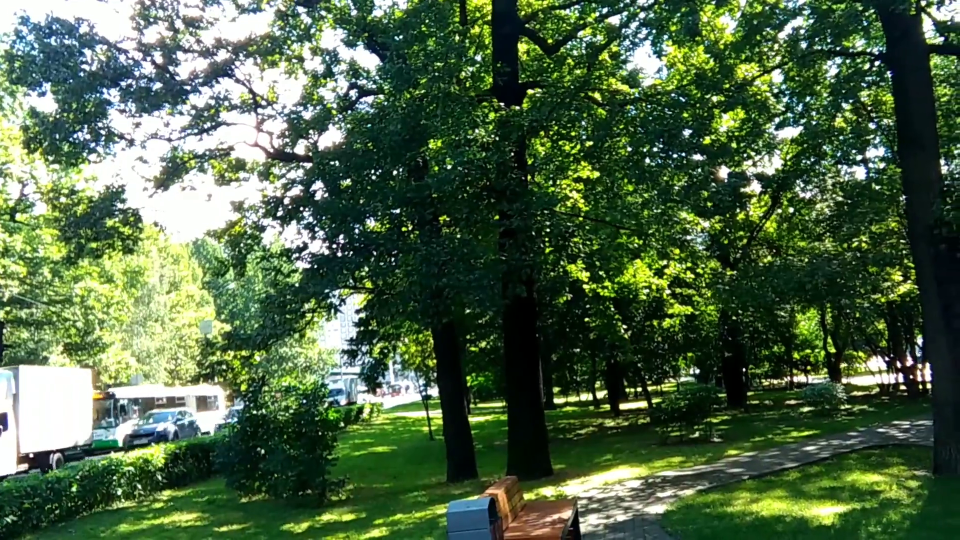
#> input picture frame 17 of Module1/Media/sample-5s.mp4, 1920 x 1080 px (shown at 1/2 size)
$ jupyter execute --allow-errors processing_video.ipynb
#> lines starting #> are read from the running program, lines starting #| are printed output that depends on the picture
[cell 1]
import traitlets
import threading
import numpy as np
import cv2
import atexit

#> (the rest of this cell did not finish here and is left out)

#> (a cell that did not finish here is left out)

[cell 3]
import ipywidgets
from IPython.display import display
#import bgr8_to_jpeg

image_widget = ipywidgets.Image(format='jpeg')

#this is using the image defined in the previous code block that is reading the camera stream
#reading one image
#> (the rest of this cell did not finish here and is left out)

#> (a cell that did not finish here is left out)

#> (a cell that did not finish here is left out)

#> (a cell that did not finish here is left out)

#> (a cell that did not finish here is left out)

#> (a cell that did not finish here is left out)

[cell 9]
from IPython.display import display
from ipywidgets import Video, Image
import numpy as np
import base64

video = Video.from_file('sample-5s.mp4')
video

[cell 10]
import cv2
import numpy as np

cap = cv2.VideoCapture('sample-5s.mp4')
frames = []

while True:
    ret, frame = cap.read()
#> frame is the input picture: shape (1080, 1920, 3); mean B, G, R 69.7, 100.9, 77.8
    if not ret:
        break

    gray = cv2.cvtColor(frame, cv2.COLOR_BGR2GRAY)
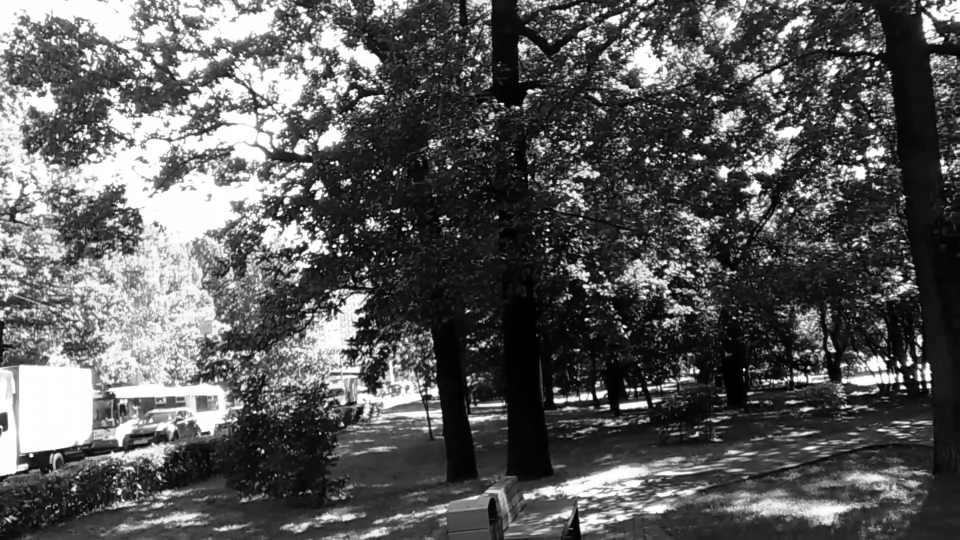
#> gray: shape (1080, 1920) (shown at 1/2 size); min 0, max 255, mean 90.4
    edges = cv2.Canny(gray, 100, 200)           # Canny expects grayscale input
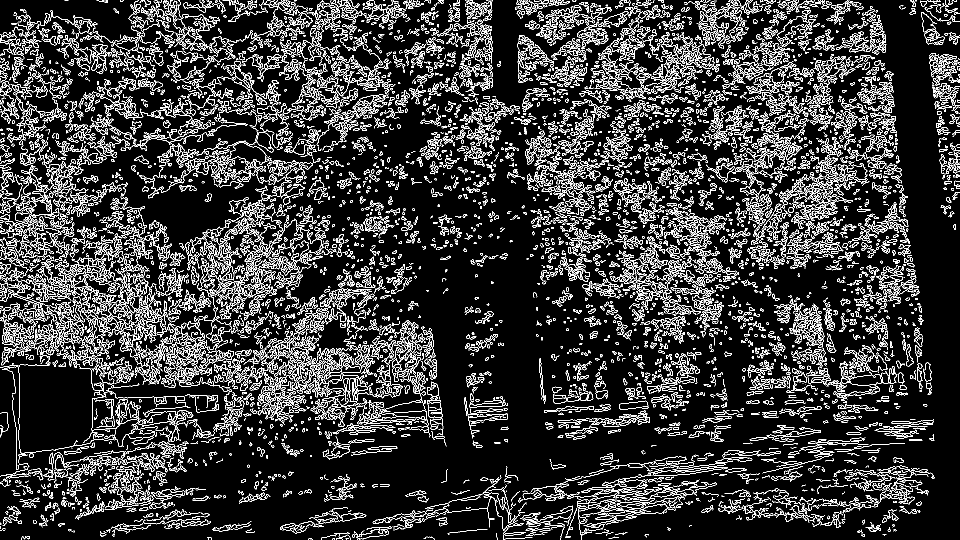
#> edges: shape (1080, 1920) (shown at 1/2 size); 13.9% white in thin lines or dots

    # Convert single channel edges back to BGR so VideoWriter can save it
    edges_bgr = cv2.cvtColor(edges, cv2.COLOR_GRAY2BGR)
#> edges_bgr: shape (1080, 1920, 3); 13.9% white in thin lines or dots
    frames.append(edges_bgr)

width = int(cap.get(3))
height = int(cap.get(4))
cap.release()

filename = 'output.mp4'
fourcc = cv2.VideoWriter_fourcc(*'avc1')
writer = cv2.VideoWriter(filename, fourcc, 25, (width, height))

for frame in frames:
    writer.write(frame)

writer.release()

with open(filename, 'rb') as f:
    video.value = f.read()

$ run again, starting later in the video
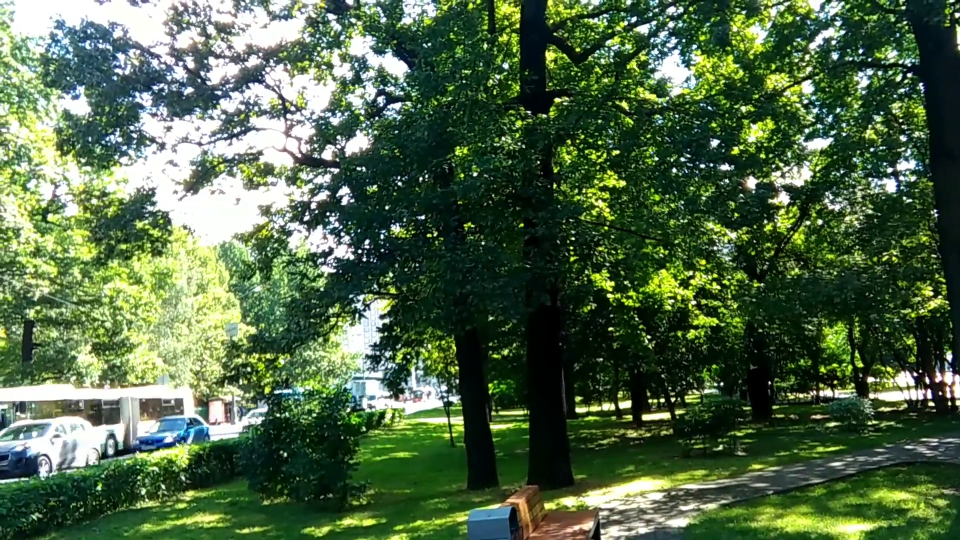
#> input picture frame 76 of Module1/Media/sample-5s.mp4, 1920 x 1080 px (shown at 1/2 size)
#> frame is the input picture: shape (1080, 1920, 3); mean B, G, R 71, 103.4, 80.1
#> `gray = cv2.cvtColor(frame, cv2.COLOR_BGR2GRAY)`:
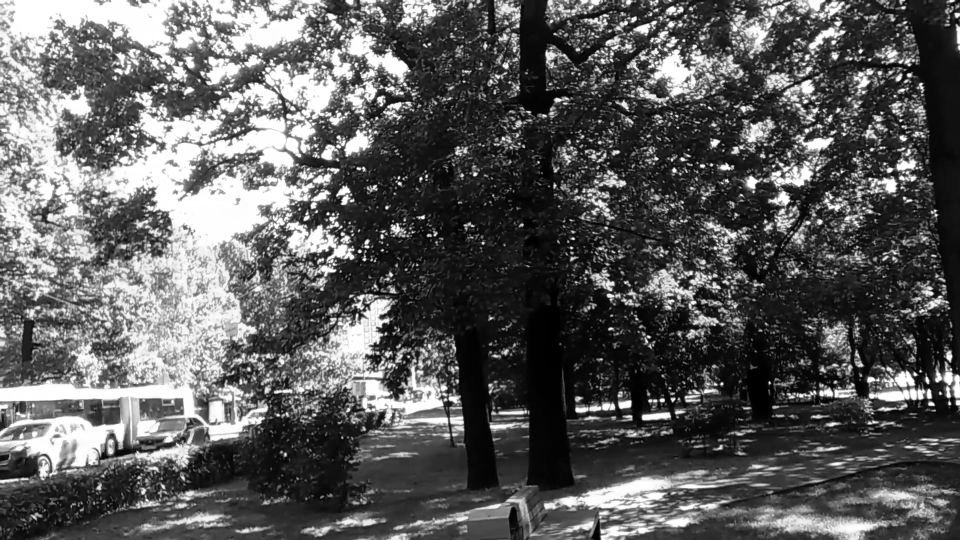
#> gray: shape (1080, 1920) (shown at 1/2 size); min 0, max 255, mean 92.7
#> `edges = cv2.Canny(gray, 100, 200)`:
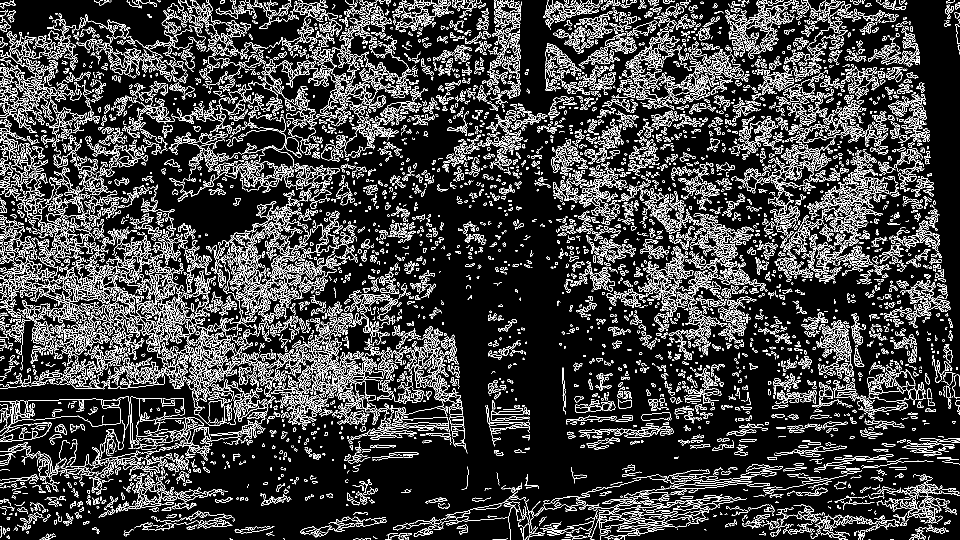
#> edges: shape (1080, 1920) (shown at 1/2 size); 15.2% white in thin lines or dots
#> edges_bgr: shape (1080, 1920, 3); 15.2% white in thin lines or dots

$ run again, starting later in the video
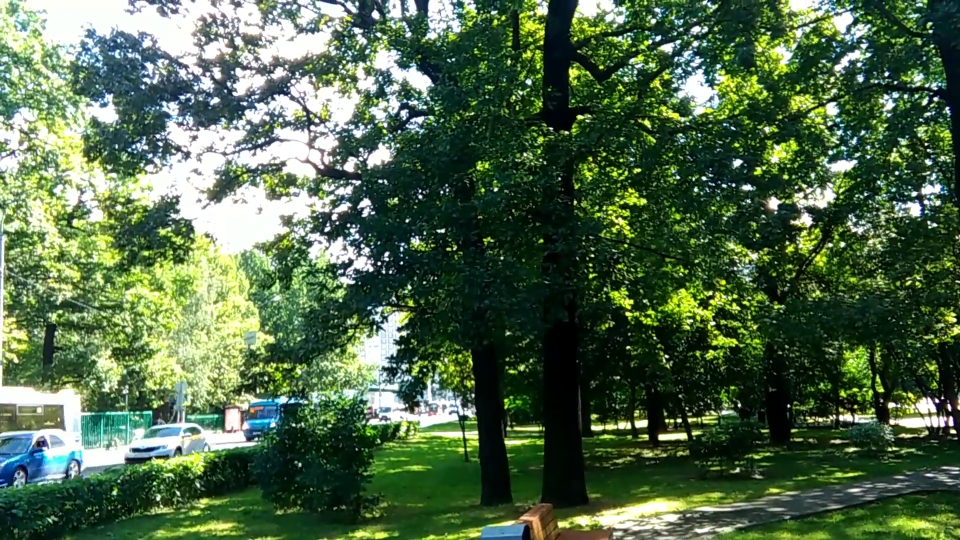
#> input picture frame 136 of Module1/Media/sample-5s.mp4, 1920 x 1080 px (shown at 1/2 size)
#> frame is the input picture: shape (1080, 1920, 3); mean B, G, R 73.7, 104.4, 80.2
#> `gray = cv2.cvtColor(frame, cv2.COLOR_BGR2GRAY)`:
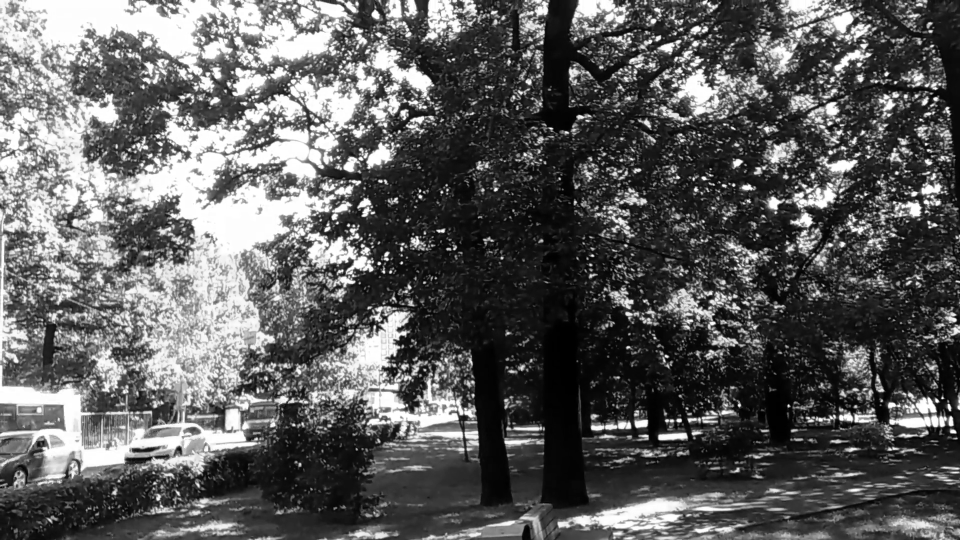
#> gray: shape (1080, 1920) (shown at 1/2 size); min 0, max 255, mean 93.7
#> `edges = cv2.Canny(gray, 100, 200)`:
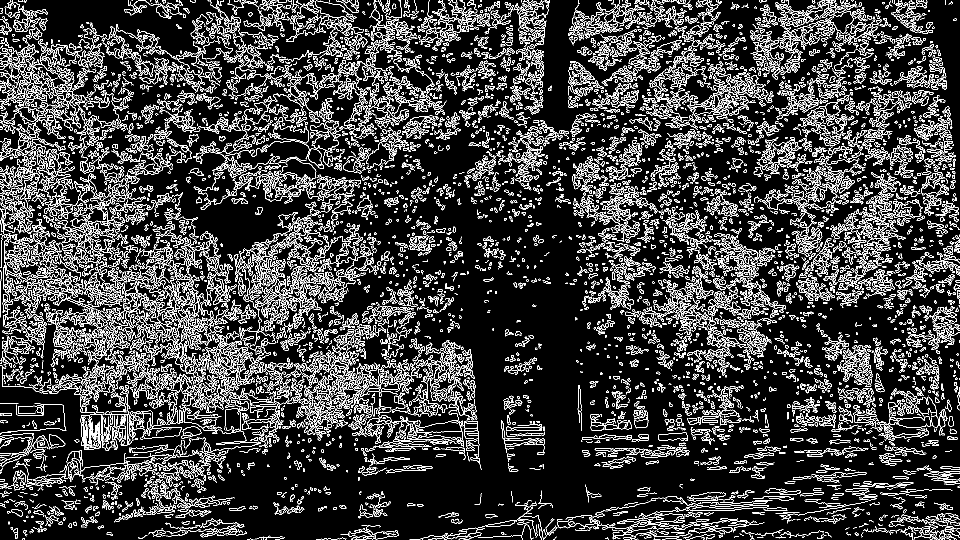
#> edges: shape (1080, 1920) (shown at 1/2 size); 15.3% white in thin lines or dots
#> edges_bgr: shape (1080, 1920, 3); 15.3% white in thin lines or dots
